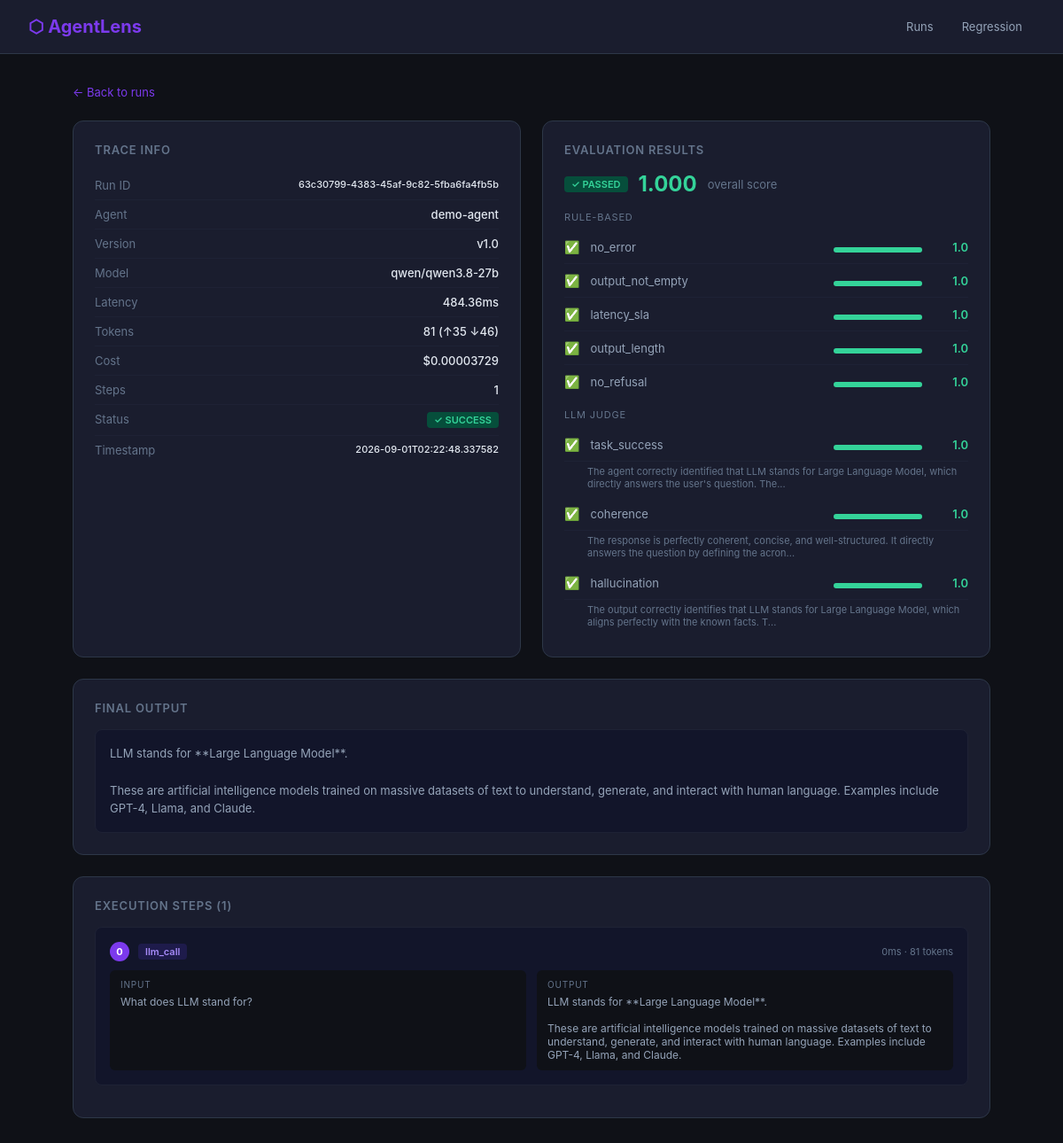
/trace/63c30799-4383-45af-9c82-5fba6fa4fb5b, run on the app's committed database.
### tables this page shows
CREATE TABLE traces (
            run_id TEXT PRIMARY KEY,
            agent_name TEXT NOT NULL,
            agent_version TEXT NOT NULL,
            model TEXT NOT NULL,
            input TEXT NOT NULL,
            output TEXT NOT NULL,
            steps TEXT NOT NULL,
            total_latency_ms REAL,
            prompt_tokens INTEGER,
            completion_tokens INTEGER,
            total_tokens INTEGER,
            cost_usd REAL,
            success INTEGER,
            error TEXT,
            tags TEXT,
            timestamp TEXT NOT NULL
        );

CREATE TABLE evaluations (
            run_id TEXT PRIMARY KEY,
            agent_name TEXT,
            agent_version TEXT,
            rule_results TEXT,
            judge_results TEXT,
            overall_score REAL,
            passed INTEGER,
            timestamp TEXT
        );

### dashboard/app.py (the view)
@app.get("/trace/{run_id}", response_class=HTMLResponse)
async def trace_detail(request: Request, run_id: str):
    trace = get_trace_by_id(run_id)
    if not trace:
        return HTMLResponse("<h1>Trace not found</h1>", status_code=404)
    trace["steps"] = json.loads(trace["steps"])
    trace["input"] = json.loads(trace["input"])
    trace["tags"] = json.loads(trace.get("tags", "{}"))
    conn = sqlite3.connect(DB_PATH)
    conn.row_factory = sqlite3.Row
    cursor = conn.cursor()
    try:
        cursor.execute("SELECT * FROM evaluations WHERE run_id = ?", (run_id,))
        row = cursor.fetchone()
    except Exception:
        row = None
    conn.close()
    eval_data = None
    if row:
        eval_data = dict(row)
        eval_data["rule_results"] = json.loads(eval_data["rule_results"])
        eval_data["judge_results"] = json.loads(eval_data["judge_results"])
    return render("trace.html", {
        "trace": trace,
        "eval_data": eval_data,
    })

### dashboard/templates/trace.html (shortened to what this page needs)
<!DOCTYPE html>
<html lang="en">
<head>
</head>
<body>
<div class="topbar">
  <h1>⬡ AgentLens</h1>
  <nav class="nav">
    <a href="/">Runs</a>
    <a href="/regression">Regression</a>
  </nav>
</div>
<div class="container">
  <a class="back" href="/">← Back to runs</a>
  <div class="grid">
    <div class="card">
      <h2>Trace Info</h2>
      <div class="meta-row"><span class="key">Run ID</span><span class="val" style="font-size:11px">{{ trace.run_id }}</span></div>
      <div class="meta-row"><span class="key">Agent</span><span class="val">{{ trace.agent_name }}</span></div>
      <div class="meta-row"><span class="key">Version</span><span class="val">{{ trace.agent_version }}</span></div>
      <div class="meta-row"><span class="key">Model</span><span class="val">{{ trace.model }}</span></div>
      <div class="meta-row"><span class="key">Latency</span><span class="val">{{ trace.total_latency_ms }}ms</span></div>
      <div class="meta-row"><span class="key">Tokens</span><span class="val">{{ trace.total_tokens }} (↑{{ trace.prompt_tokens }} ↓{{ trace.completion_tokens }})</span></div>
      <div class="meta-row"><span class="key">Cost</span><span class="val">${{ "%.8f"|format(trace.cost_usd) }}</span></div>
      <div class="meta-row"><span class="key">Steps</span><span class="val">{{ trace.steps|length }}</span></div>
      <div class="meta-row"><span class="key">Status</span><span class="val">
        <span class="badge {{ 'pass' if trace.success else 'fail' }}">
          {{ '✓ SUCCESS' if trace.success else '✗ FAILED' }}
        </span>
      </span></div>
      <div class="meta-row"><span class="key">Timestamp</span><span class="val" style="font-size:11px">{{ trace.timestamp }}</span></div>
    </div>
    <div class="card">
      <h2>Evaluation Results</h2>
      {% if eval_data %}
        <div style="margin-bottom:16px;display:flex;align-items:center;gap:12px">
          <span class="badge {{ 'pass' if eval_data.passed else 'fail' }}">
            {{ '✓ PASSED' if eval_data.passed else '✗ FAILED' }}
          </span>
          <span style="font-size:24px;font-weight:700;color:{% if eval_data.overall_score >= 0.8 %}#34d399{% elif eval_data.overall_score >= 0.6 %}#fbbf24{% else %}#f87171{% endif %}">
            {{ "%.3f"|format(eval_data.overall_score) }}
          </span>
          <span style="color:#64748b;font-size:13px">overall score</span>
        </div>
        <div style="margin-bottom:12px">
          <div style="font-size:11px;color:#64748b;margin-bottom:8px;text-transform:uppercase;letter-spacing:0.8px">Rule-based</div>
          {% for r in eval_data.rule_results %}
          <div class="metric-row">
            <span style="font-size:14px">{{ '✅' if r.passed else '❌' }}</span>
            <span class="metric-name">{{ r.metric }}</span>
            <div class="metric-bar-wrap">
              <div class="score-bar"><div class="score-fill" style="width:{{ (r.score*100)|int }}%;background:{% if r.score >= 0.8 %}#34d399{% elif r.score >= 0.5 %}#fbbf24{% else %}#f87171{% endif %}"></div></div>
            </div>
            <span class="metric-score {% if r.score >= 0.8 %}high{% elif r.score >= 0.5 %}mid{% else %}low{% endif %}">{{ r.score }}</span>
          </div>
          {% endfor %}
        </div>
        {% if eval_data.judge_results %}
        <div>
          <div style="font-size:11px;color:#64748b;margin-bottom:8px;text-transform:uppercase;letter-spacing:0.8px">LLM Judge</div>
          {% for j in eval_data.judge_results %}
          <div class="metric-row">
            <span style="font-size:14px">{{ '✅' if j.passed else '❌' }}</span>
            <span class="metric-name">{{ j.metric }}</span>
            <div class="metric-bar-wrap">
              <div class="score-bar"><div class="score-fill" style="width:{{ (j.score*100)|int }}%;background:{% if j.score >= 0.8 %}#34d399{% elif j.score >= 0.5 %}#fbbf24{% else %}#f87171{% endif %}"></div></div>
            </div>
            <span class="metric-score {% if j.score >= 0.8 %}high{% elif j.score >= 0.5 %}mid{% else %}low{% endif %}">{{ j.score }}</span>
          </div>
          <div style="font-size:11px;color:#64748b;padding:4px 0 8px 26px">{{ j.reasoning[:120] }}...</div>
          {% endfor %}
        </div>
        {% endif %}
      {% else %}
        <div style="color:#64748b;font-size:13px">No evaluation data for this run.</div>
      {% endif %}
    </div>
    <div class="card full-width">
      <h2>Final Output</h2>
      <div class="output-block">{{ trace.output or "— no output —" }}</div>
    </div>
    <div class="card full-width">
      <h2>Execution Steps ({{ trace.steps|length }})</h2>
      {% for step in trace.steps %}
      <div class="step">
        <div class="step-header">
          <div class="step-idx">{{ step.step_index }}</div>
          <span class="step-type {{ step.type }}">{{ step.type }}</span>
          <span class="step-latency">{{ step.latency_ms }}ms · {{ step.tokens_used }} tokens</span>
        </div>
        <div class="step-io">
          <div class="step-io-block">
            <div class="step-io-label">Input</div>
            <div class="step-io-content">{{ step.input }}</div>
          </div>
          <div class="step-io-block">
            <div class="step-io-label">Output</div>
            <div class="step-io-content">{{ step.output or "— empty —" }}</div>
          </div>
        </div>
      </div>
      {% endfor %}
    </div>
  </div>
</div>
</body>
</html>

### dashboard/templates/trace.html (style rules this page uses)
* { box-sizing: border-box; margin: 0; padding: 0; }
body { font-family: -apple-system, BlinkMacSystemFont, 'Segoe UI', sans-serif; background: #0f1117; color: #e2e8f0; }
.topbar { background: #1a1d2e; border-bottom: 1px solid #2d3748; padding: 16px 32px; display: flex; align-items: center; gap: 12px; }
.topbar h1 { font-size: 20px; font-weight: 700; color: #7c3aed; }
.nav { display: flex; gap: 4px; margin-left: auto; }
.nav a { padding: 6px 14px; border-radius: 6px; text-decoration: none; color: #94a3b8; font-size: 13px; }
.container { max-width: 1100px; margin: 0 auto; padding: 32px; }
.back { color: #7c3aed; text-decoration: none; font-size: 13px; display: inline-flex; align-items: center; gap: 4px; margin-bottom: 24px; }
.grid { display: grid; grid-template-columns: 1fr 1fr; gap: 24px; margin-bottom: 24px; }
.card { background: #1a1d2e; border: 1px solid #2d3748; border-radius: 12px; padding: 24px; }
.card h2 { font-size: 13px; font-weight: 600; text-transform: uppercase; letter-spacing: 0.8px; color: #64748b; margin-bottom: 16px; }
.meta-row { display: flex; justify-content: space-between; padding: 8px 0; border-bottom: 1px solid #1e2235; font-size: 13px; }
.meta-row:last-child { border-bottom: none; }
.meta-row .key { color: #64748b; }
.meta-row .val { color: #e2e8f0; font-weight: 500; text-align: right; max-width: 60%; word-break: break-all; }
.badge { display: inline-block; padding: 2px 8px; border-radius: 4px; font-size: 11px; font-weight: 600; }
.badge.pass { background: #064e3b; color: #34d399; }
.score-bar { height: 6px; border-radius: 3px; background: #1e2235; margin-top: 6px; }
.score-fill { height: 100%; border-radius: 3px; }
.metric-row { display: flex; align-items: center; gap: 12px; padding: 10px 0; border-bottom: 1px solid #1e2235; font-size: 13px; }
.metric-row:last-child { border-bottom: none; }
.metric-name { flex: 1; color: #94a3b8; }
.metric-score { width: 40px; text-align: right; font-weight: 600; }
.metric-score.high { color: #34d399; }
.metric-bar-wrap { width: 100px; }
.step { background: #12152a; border: 1px solid #1e2235; border-radius: 8px; padding: 16px; margin-bottom: 12px; }
.step-header { display: flex; align-items: center; gap: 10px; margin-bottom: 10px; }
.step-idx { background: #7c3aed; color: white; width: 22px; height: 22px; border-radius: 50%; display: flex; align-items: center; justify-content: center; font-size: 11px; font-weight: 700; flex-shrink: 0; }
.step-type { font-size: 11px; padding: 2px 8px; border-radius: 4px; font-weight: 600; }
.step-type.llm_call { background: #1e1b4b; color: #a78bfa; }
.step-latency { margin-left: auto; font-size: 11px; color: #64748b; }
.step-io { display: grid; grid-template-columns: 1fr 1fr; gap: 12px; }
.step-io-block { background: #0f1117; border-radius: 6px; padding: 10px 12px; }
.step-io-label { font-size: 10px; text-transform: uppercase; letter-spacing: 0.8px; color: #64748b; margin-bottom: 6px; }
.step-io-content { font-size: 12px; color: #94a3b8; white-space: pre-wrap; word-break: break-word; max-height: 120px; overflow-y: auto; }
.output-block { background: #12152a; border: 1px solid #1e2235; border-radius: 8px; padding: 16px; font-size: 13px; color: #94a3b8; white-space: pre-wrap; line-height: 1.6; }
.full-width { grid-column: 1 / -1; }

### data on the page
traces: run_id "63c30799-4383-45af-9c82-5fba6fa4fb5b", agent_name "demo-agent", agent_version "v1.0", model "qwen/qwen3.8-27b", total_latency_ms "484.36", total_tokens "81", prompt_tokens "35", completion_tokens "46", cost_usd "0.00003729", success "✓ SUCCESS", timestamp "2026-09-01T02:22:48.337582", output "LLM stands for **Large Language Model**. These are artificial intelligence models trained on massive datasets of text to understand, generate, and interact with human language. Examples include GPT-4, Llama, and Claude.", step_index "0", type "llm_call", latency_ms "0", tokens_used "81", input "What does LLM stand for?"
evaluations: passed "✓ PASSED", overall_score "1.000"

### other printed values
{{ trace.steps|length }} "1"
{{ '✅' if r.passed else '❌' }} "✅" "✅" "✅" "✅" "✅"
{{ r.metric }} "no_error" "output_not_empty" "latency_sla" "output_length" "no_refusal"
{{ r.score }} "1.0" "1.0" "1.0" "1.0" "1.0"
{{ '✅' if j.passed else '❌' }} "✅" "✅" "✅"
{{ j.metric }} "task_success" "coherence" "hallucination"
{{ j.score }} "1.0" "1.0" "1.0"
{{ j.reasoning[:120] }} "The agent correctly identified that LLM stands for Large Language Model, which directly answers the user's question. The" "The response is perfectly coherent, concise, and well-structured. It directly answers the question by defining the acron" "The output correctly identifies that LLM stands for Large Language Model, which aligns perfectly with the known facts. T"
